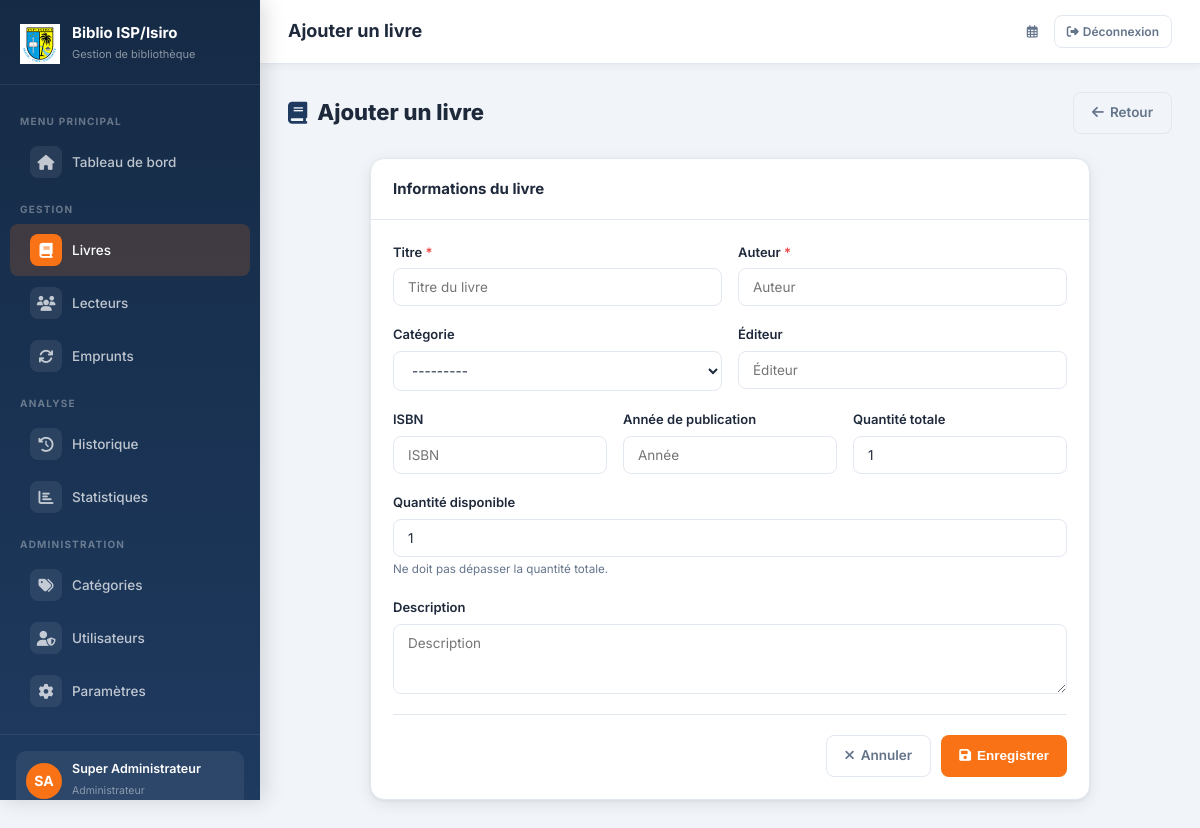
Screenshot of /livres/ajouter/ (signed in) with the database file from the repository.
### bibliotheque/models.py (models this page shows, shortened)
class Utilisateur(AbstractUser):
    ROLE_CHOICES = [
        ('admin', 'Administrateur'),
        ('gestionnaire', 'Gestionnaire'),
    ]
    role = models.CharField(max_length=20, choices=ROLE_CHOICES, default='gestionnaire')
    telephone = models.CharField(max_length=20, blank=True)
    def est_admin(self):
        return self.role == 'admin'
    class Meta:
        verbose_name = 'Utilisateur'
        verbose_name_plural = 'Utilisateurs'

### bibliotheque/views.py (the view)
# urls.py: path('livres/ajouter/', views.ajouter_livre, name='ajouter_livre'),
@admin_required
def ajouter_livre(request):
    form = LivreForm(request.POST or None)
    if request.method == 'POST' and form.is_valid():
        form.save()
        messages.success(request, "Livre ajouté avec succès.")
        return redirect('bibliotheque:liste_livres')
    return render(request, 'bibliotheque/livres/form.html', {'form': form, 'titre': 'Ajouter un livre'})

### bibliotheque/forms.py
class LivreForm(forms.ModelForm):
    class Meta:
        model = Livre
        fields = ['titre', 'auteur', 'categorie', 'isbn', 'annee_publication', 'editeur', 'quantite_totale', 'quantite_disponible', 'description']
        widgets = {
            'titre': forms.TextInput(attrs={'class': 'form-control', 'placeholder': 'Titre du livre'}),
            'auteur': forms.TextInput(attrs={'class': 'form-control', 'placeholder': 'Auteur'}),
            'categorie': forms.Select(attrs={'class': 'form-select'}),
            'isbn': forms.TextInput(attrs={'class': 'form-control', 'placeholder': 'ISBN'}),
            'annee_publication': forms.NumberInput(attrs={'class': 'form-control', 'placeholder': 'Année'}),
            'editeur': forms.TextInput(attrs={'class': 'form-control', 'placeholder': 'Éditeur'}),
            'quantite_totale': forms.NumberInput(attrs={'class': 'form-control', 'min': 1}),
            'quantite_disponible': forms.NumberInput(attrs={'class': 'form-control', 'min': 0}),
            'description': forms.Textarea(attrs={'class': 'form-control', 'rows': 3, 'placeholder': 'Description'}),
        }

### bibliotheque/models.py (called while the page is built)
    def __str__(self):
        return self.nom

### bibliotheque/templates/bibliotheque/livres/form.html (shortened to what this page needs)
{% extends 'bibliotheque/base.html' %}
{% block page_title %}{{ titre }}{% endblock %}
{% block content %}
<div class="page-header">
  <h1><i class="fas fa-book" style="color:var(--primary)"></i> {{ titre }}</h1>
  <a href="{% url 'bibliotheque:liste_livres' %}" class="btn btn-outline"><i class="fas fa-arrow-left"></i> Retour</a>
</div>
<div class="card" style="max-width:720px;margin:0 auto;">
  <div class="card-header">
    <span class="card-title">Informations du livre</span>
  </div>
  <div class="card-body">
    <form method="post" novalidate>
      <div class="form-row">
        <div class="form-group">
          <label class="form-label">Titre <span style="color:var(--danger)">*</span></label>
          {{ form.titre }}
        </div>
        <div class="form-group">
          <label class="form-label">Auteur <span style="color:var(--danger)">*</span></label>
          {{ form.auteur }}
        </div>
      </div>
      <div class="form-row">
        <div class="form-group">
          <label class="form-label">Catégorie</label>
          {{ form.categorie }}
        </div>
        <div class="form-group">
          <label class="form-label">Éditeur</label>
          {{ form.editeur }}
        </div>
      </div>
      <div class="form-row-3">
        <div class="form-group">
          <label class="form-label">ISBN</label>
          {{ form.isbn }}
        </div>
        <div class="form-group">
          <label class="form-label">Année de publication</label>
          {{ form.annee_publication }}
        </div>
        <div class="form-group">
          <label class="form-label">Quantité totale</label>
          {{ form.quantite_totale }}
        </div>
      </div>
      <div class="form-group">
        <label class="form-label">Quantité disponible</label>
        {{ form.quantite_disponible }}
        <small style="color:var(--text-muted)">Ne doit pas dépasser la quantité totale.</small>
      </div>
      <div class="form-group">
        <label class="form-label">Description</label>
        {{ form.description }}
      </div>
      <hr class="divider"/>
      <div style="display:flex;gap:10px;justify-content:flex-end;">
        <a href="{% url 'bibliotheque:liste_livres' %}" class="btn btn-outline"><i class="fas fa-times"></i> Annuler</a>
        <button type="submit" class="btn btn-accent">
          <i class="fas fa-save"></i> Enregistrer
        </button>
      </div>
    </form>
  </div>
</div>
{% endblock %}

### bibliotheque/templates/bibliotheque/base.html (shortened to what this page needs)
{% load static %}
<!DOCTYPE html>
<html lang="fr">
<head>
  <link rel="stylesheet" href="{% static 'bibliotheque/css/style.css' %}"/>
  <link rel="stylesheet" href="https://cdnjs.cloudflare.com/ajax/libs/font-awesome/6.5.0/css/all.min.css"/>
</head>
<body>
<aside class="sidebar" id="sidebar">
  <div class="sidebar-brand">
    <div class="brand-icon">
      <img src="{% static 'bibliotheque/img/logo_isp.png' %}" alt="ISP" style="max-width: 40px; height: auto;">
    </div>
    <div class="brand-text">
      <h2>Biblio ISP/Isiro</h2>
      <small>Gestion de bibliothèque</small>
    </div>
  </div>
  <ul class="sidebar-nav">
    <li class="nav-section-label">MENU PRINCIPAL</li>
    <li>
      <a href="{% url 'bibliotheque:tableau_bord' %}" {% if request.resolver_match.url_name == 'tableau_bord' %}class="active"{% endif %}>
        <span class="nav-icon"><i class="fas fa-home"></i></span> Tableau de bord
      </a>
    </li>
    <li class="nav-section-label">GESTION</li>
    <li>
      <a href="{% url 'bibliotheque:liste_livres' %}" {% if 'livre' in request.resolver_match.url_name %}class="active"{% endif %}>
        <span class="nav-icon"><i class="fas fa-book"></i></span> Livres
      </a>
    </li>
    <li>
      <a href="{% url 'bibliotheque:liste_lecteurs' %}" {% if 'lecteur' in request.resolver_match.url_name %}class="active"{% endif %}>
        <span class="nav-icon"><i class="fas fa-users"></i></span> Lecteurs
      </a>
    </li>
    <li>
      <a href="{% url 'bibliotheque:liste_emprunts' %}" {% if 'emprunt' in request.resolver_match.url_name or request.resolver_match.url_name == 'retour_livre' %}class="active"{% endif %}>
        <span class="nav-icon"><i class="fas fa-sync"></i></span> Emprunts
      </a>
    </li>
    <li class="nav-section-label">ANALYSE</li>
    <li>
      <a href="{% url 'bibliotheque:historique' %}" {% if request.resolver_match.url_name == 'historique' %}class="active"{% endif %}>
        <span class="nav-icon"><i class="fas fa-history"></i></span> Historique
      </a>
    </li>
    <li>
      <a href="{% url 'bibliotheque:statistiques' %}" {% if request.resolver_match.url_name == 'statistiques' %}class="active"{% endif %}>
        <span class="nav-icon"><i class="fas fa-chart-bar"></i></span> Statistiques
      </a>
    </li>
    {% if request.user.est_admin %}
    <li class="nav-section-label">ADMINISTRATION</li>
    <li>
      <a href="{% url 'bibliotheque:liste_categories' %}" {% if 'categorie' in request.resolver_match.url_name %}class="active"{% endif %}>
        <span class="nav-icon"><i class="fas fa-tags"></i></span> Catégories
      </a>
    </li>
    <li>
      <a href="{% url 'bibliotheque:liste_gestionnaires' %}" {% if 'gestionnaire' in request.resolver_match.url_name %}class="active"{% endif %}>
        <span class="nav-icon"><i class="fas fa-user-shield"></i></span> Utilisateurs
      </a>
    </li>
    <li>
      <a href="{% url 'bibliotheque:parametres' %}" {% if request.resolver_match.url_name == 'parametres' %}class="active"{% endif %}>
        <span class="nav-icon"><i class="fas fa-cog"></i></span> Paramètres
      </a>
    </li>
    {% endif %}
  </ul>
  <div class="sidebar-footer">
    <div class="sidebar-user">
      <div class="user-avatar">{{ request.user.first_name|first|upper }}{{ request.user.last_name|first|upper }}</div>
      <div class="user-info">
        <p>{{ request.user.get_full_name|default:request.user.username }}</p>
        <small>{{ request.user.get_role_display }}</small>
      </div>
    </div>
  </div>
</aside>
<div class="main-wrapper">
  <header class="topbar">
    <div class="topbar-left">
      <div>
        <div class="topbar-title">{% block page_title %}Dashboard{% endblock %}</div>
      </div>
    </div>
    <div class="topbar-right">
      <span class="topbar-date"><i class="far fa-calendar-alt"></i> {{ today|date:"d M Y" }}</span>
      <a href="{% url 'bibliotheque:deconnexion' %}" class="btn btn-outline btn-sm">
        <i class="fas fa-sign-out-alt"></i> Déconnexion
      </a>
    </div>
  </header>
  <main class="content">
    {% block content %}{% endblock %}
  </main>
</div>
</body>
</html>

### rows the page displays
Utilisateur: user.first_name|first "S", user.last_name|first "A", user.get_full_name "Super Administrateur", user.role "Administrateur"

### other values shown
{{ titre }} "Ajouter un livre"
